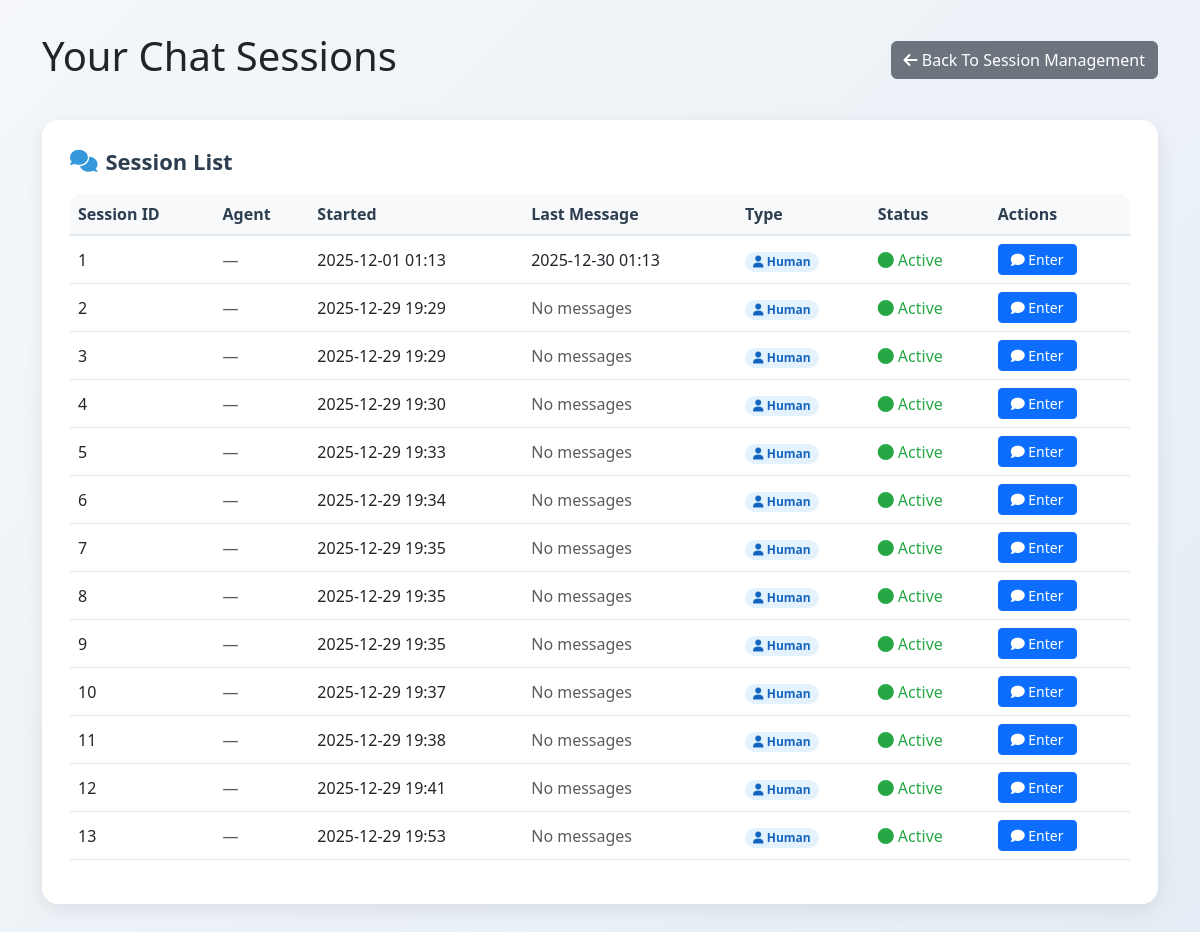
Page /chat_sessions (signed in) on the earlier database version.
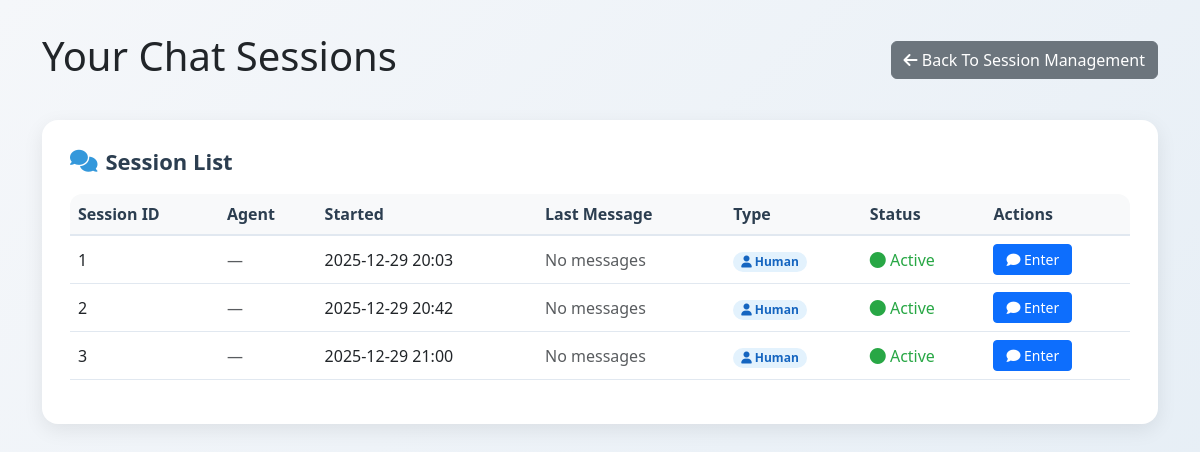
Same page on the later database version.
### models.py (models this page shows, shortened)
class ChatSession(db.Model):
    __tablename__ = 'chat_sessions'
    id = db.Column(db.Integer, primary_key=True, autoincrement=True)
    user_id = db.Column(db.Integer, db.ForeignKey('users.id'), nullable=False, comment='发起会话的用户ID')
    agent_id = db.Column(db.Integer, db.ForeignKey('users.id'), nullable=True, comment='处理会话的客服ID')
    service_id = db.Column(db.Integer, db.ForeignKey('services.id'), nullable=True, comment='关联服务ID')
    appointment_id = db.Column(db.Integer, db.ForeignKey('appointments.id'), nullable=True, comment='关联预约ID')
    start_time = db.Column(db.DateTime, default=lambda: datetime.now(UTC), comment='会话开始时间')
    end_time = db.Column(db.DateTime, nullable=True, comment='会话结束时间')
    status = db.Column(db.String(20), default='active', comment='状态：active/closed/timeout')
    last_message_time = db.Column(db.DateTime, nullable=True, comment='最后消息时间')
    initiator = db.relationship('User', foreign_keys=[user_id], back_populates='initiated_chat_sessions')
    handler = db.relationship('User', foreign_keys=[agent_id], back_populates='handled_chat_sessions')
    service = db.relationship('Service', back_populates='chat_sessions', lazy=True)
    appointment = db.relationship('Appointment', back_populates='chat_session', lazy=True)
    messages = db.relationship('Message', backref='chat_session', lazy=True, cascade='all, delete-orphan')

### routes.py (the view)
    @app.route('/chat_sessions')
    def chat_sessions():
        if 'user_id' not in session:
            return redirect(url_for('login'))
        role = session['role']
        user_id = session['user_id']
        if role == 'user':
            sessions = ChatSession.query.filter_by(user_id=user_id).all()
        elif role == 'agent':
            sessions = ChatSession.query.filter(
                (ChatSession.agent_id == user_id) |
                (ChatSession.agent_id.is_(None))
            ).all()
        else:  # admin
            sessions = ChatSession.query.all()
        return render_template('chat_sessions.html', sessions=sessions)

### templates/chat_sessions.html (shortened to what this page needs)
<!DOCTYPE html>
<html lang="en">
<head>
    <link href="https://cdn.jsdelivr.net/npm/bootstrap@5.3.0/dist/css/bootstrap.min.css" rel="stylesheet">
    <link rel="stylesheet" href="https://cdnjs.cloudflare.com/ajax/libs/font-awesome/6.4.0/css/all.min.css">
</head>
<body>
    <div class="container">
        <div class="dashboard-header">
            <h1>
                {% if session.role == 'user' %}Your Chat Sessions{% endif %}
            </h1>
            <a href="/session_management" class="btn btn-secondary">
                <i class="fas fa-arrow-left"></i> Back To Session Management
            </a>
        </div>
        <div class="section-card">
            <h2><i class="fas fa-comments"></i> Session List</h2>
            {% if not sessions %}
                <div class="text-center py-5 text-muted">
                    <i class="fas fa-comment-slash fa-3x mb-3"></i>
                    <p>{% if session.role == 'user' %}No chat sessions yet. Start a new chat!{% endif %}
                       {% if session.role == 'agent' %}No available chat sessions.{% endif %}
                       {% if session.role == 'admin' %}No chat sessions recorded.{% endif %}</p>
                    {% if session.role == 'user' %}
                        <a href="/start_chat" class="btn btn-primary mt-2">
                            <i class="fas fa-plus"></i> Start New Chat
                        </a>
                    {% endif %}
                </div>
            {% else %}
                <div class="table-responsive">
                    <table class="table table-hover">
                        <thead>
                            <tr>
                                <th>Session ID</th>
                                {% if session.role != 'agent' %}<th>Agent</th>{% endif %}
                                <th>Started</th>
                                <th>Last Message</th>
                                <th>Type</th>
                                <th>Status</th>
                                <th>Actions</th>
                            </tr>
                        </thead>
                        <tbody>
                            {% for sess in sessions %}
                            <tr>
                                <td>{{ sess.id }}</td>
                                {% if session.role != 'agent' %}
                                    <td>
                                        {% if sess.agent %}
                                            {{ sess.agent.username }}
                                            <small class="d-block text-muted">{{ sess.agent.id }}</small>
                                        {% else %}
                                            <span class="text-muted">—</span>
                                        {% endif %}
                                    </td>
                                {% endif %}
                                <td>{{ sess.start_time.strftime('%Y-%m-%d %H:%M') }}</td>
                                <td>
                                    {% if sess.last_message_time %}
                                        {{ sess.last_message_time.strftime('%Y-%m-%d %H:%M') }}
                                    {% else %}
                                        <span class="text-muted">No messages</span>
                                    {% endif %}
                                </td>
                                <td>
                                    {% if sess.use_bot and not sess.agent_id %}
                                        <span class="badge badge-bot"><i class="fas fa-robot"></i> Bot</span>
                                    {% else %}
                                        <span class="badge badge-human"><i class="fas fa-user"></i> Human</span>
                                    {% endif %}
                                </td>
                                <td>
                                    {% if sess.end_time %}
                                        <span class="status-ended"><i class="fas fa-check-circle"></i> Ended</span>
                                    {% else %}
                                        <span class="status-active"><i class="fas fa-circle"></i> Active</span>
                                    {% endif %}
                                </td>
                                <td>
                                    <a href="/chat/{{ sess.id }}" class="btn btn-primary btn-sm action-btn">
                                        <i class="fas fa-comment"></i> Enter
                                    </a>
                                </td>
                            </tr>
                            {% endfor %}
                        </tbody>
                    </table>
                </div>
            {% endif %}
        </div>
    </div>
</body>
</html>

### templates/chat_sessions.html (style rules this page uses)
body { background: linear-gradient(135deg, #f5f7fa 0%, #e4edf5 100%); min-height: 100vh; padding: 2rem 0; }
.dashboard-header { display: flex; justify-content: space-between; align-items: center; margin-bottom: 2rem; }
.section-card { background: #ffffff; border-radius: 16px; box-shadow: 0 6px 20px rgba(0, 0, 0, 0.08); padding: 1.75rem; margin-bottom: 2rem; }
.section-card h2 { font-weight: 600; color: #2c3e50; margin-bottom: 1.25rem; font-size: 1.375rem; display: flex; align-items: center; gap: 0.5rem; }
.section-card h2 i { color: #3498db; }
.table-responsive { border-radius: 12px; overflow: hidden; }
.table th { background-color: #f8f9fa; color: #2c3e50; font-weight: 600; border-bottom: 2px solid #e1e8f0; }
.table td { vertical-align: middle; border-bottom: 1px solid #e1e8f0; }
.badge { font-size: 0.75rem; padding: 0.25rem 0.5rem; border-radius: 12px; }
.badge-human { background-color: #e3f2fd; color: #1565c0; }
.status-active { color: #28a745; font-weight: 500; }
.action-btn { padding: 0.25rem 0.75rem; font-size: 0.875rem; }

Differences in the rows shown:
removed ChatSession: id "4", start_time "2025-12-29 19:30", shows "No messages", shows "Active"
removed ChatSession: id "5", start_time "2025-12-29 19:33", shows "No messages", shows "Active"
removed ChatSession: id "6", start_time "2025-12-29 19:34", shows "No messages", shows "Active"
removed ChatSession: id "7", start_time "2025-12-29 19:35", shows "No messages", shows "Active"
removed ChatSession: id "8", start_time "2025-12-29 19:35", shows "No messages", shows "Active"
removed ChatSession: id "9", start_time "2025-12-29 19:35", shows "No messages", shows "Active"
removed ChatSession: id "10", start_time "2025-12-29 19:37", shows "No messages", shows "Active"
removed ChatSession: id "11", start_time "2025-12-29 19:38", shows "No messages", shows "Active"
removed ChatSession: id "12", start_time "2025-12-29 19:41", shows "No messages", shows "Active"
removed ChatSession: id "13", start_time "2025-12-29 19:53", shows "No messages", shows "Active"
changed ChatSession id 1: start_time "2025-12-01 01:13" → "2025-12-29 20:03"; last_message_time "2025-12-30 01:13" → (not shown); now shows "No messages"
changed ChatSession id 2: start_time "2025-12-29 19:29" → "2025-12-29 20:42"
changed ChatSession id 3: start_time "2025-12-29 19:29" → "2025-12-29 21:00"
